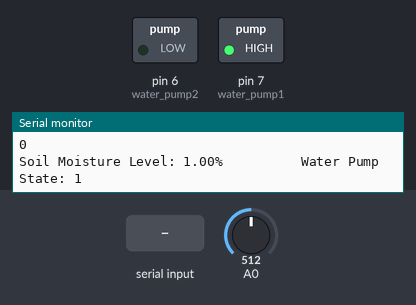
A sketch run on a simulated Arduino Uno, built with avr-gcc and run on an emulated ATmega328P. Shown: switched loads named in the sketch (green lamp = pin HIGH), the last lines printed to the serial monitor. Inputs (shaded band) come from the test bench; at power-on: A0 = 512.

Above: at 1.2 s.
1.3 s: A0 set to 301
4.3 s: A0 set to 266
At 5.4 s:
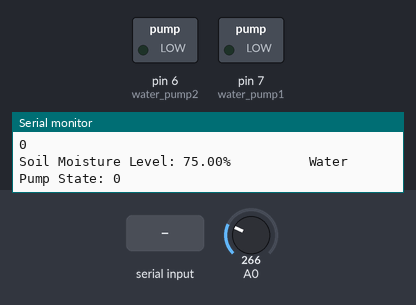
8.9 s: "1" received over the second serial link
At 9.4 s:
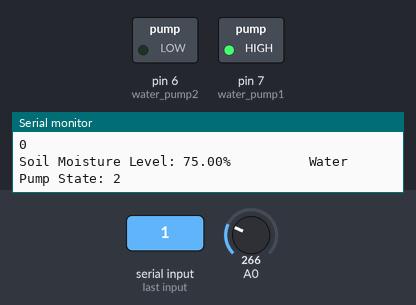
Timing chart, 0 to 11.9 s (numbered marks = the images above; inputs shaded):
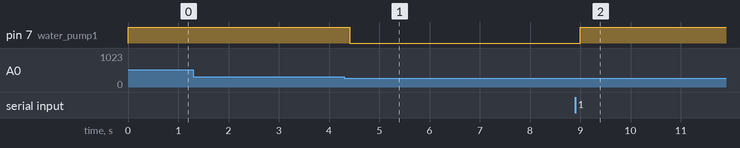

The sketch:

Auto_Irrigation_Project.ino
```cpp
#include <SoftwareSerial.h>

SoftwareSerial espSerial(2, 11);

int moisture_sensor1 = A0;
int water_pump1 = 7;
int water_pump2 = 6;
int moisture_sensor2 = A1;

enum pump {
  pumpOff = 0,
  pumpOn = 1,
  manualPumpOn = 2
};

pump state_1 = pumpOff;
pump state_2 = pumpOff;

void setup() {
  Serial.begin(9600);
  espSerial.begin(115200);
  espSerial.setTimeout(1);
  pinMode(water_pump1, OUTPUT);
  pinMode(water_pump2, OUTPUT);
}

String enumToString(pump &state) {
//  if (state == 0)
//    return "0";
//  if (state == 1)
//    return "1";
//  if (state == 2)
//    return "2";

  switch (state) {
    case 0:
      return "0";
      break;
    case 1:
      return "1";
      break;
    case 2:
      return "2";
      break;
    defualt:
      break;
  }
}

void loop() {
  irrigationSystem(water_pump1, moisture_sensor1, state_1);
}

void irrigationSystem(int digital_water_pump_port, int analog_moisture_sensor_port, pump &state){
  float moist_level_percent = 0;
  waterPumpSystem(digital_water_pump_port, analog_moisture_sensor_port, state, moist_level_percent);
  handleManualButtonPress(state);
  reportInfo(state, moist_level_percent);
  pumpOnOrOff(digital_water_pump_port, state);
}

void reportInfo(pump &state, float &moist_level_percent){
  Serial.print("Soil Moisture Level: ");
  Serial.print(moist_level_percent);
  Serial.print("%          ");
  Serial.print("Water Pump State: ");
  Serial.println(enumToString(state));

  String moistureAndPumpState = String(moist_level_percent) + "%" + enumToString(state);
  espSerial.println(moistureAndPumpState);
}

void handleManualButtonPress(pump &state) {
   Serial.println(espSerial.available());
  if(espSerial.available() > 0) {
    String inputFromEsp = espSerial.readString();
    Serial.println(inputFromEsp);
    // ?????????????????0?????????1?????
    char espButtonInput;
    for(int i = 0; i < inputFromEsp.length(); i++){
      if(inputFromEsp[i] == '0' || inputFromEsp[i] == '1')
        espButtonInput = inputFromEsp[i];
    }

    if(espButtonInput == '1'){
      Serial.println("PRESSED");
      state = manualPumpOn;
    } else if(espButtonInput == '0') {
      state = pumpOff;
      Serial.println("RELEASED");
    }
  }
  delay(1);
}

void waterPumpSystem(int digital_water_pump_port, int analog_moisture_sensor_number, pump &state, float &moist_level_percent) {

  // Calculating Moisture Level
  float moist_level_res = analogRead(analog_moisture_sensor_number);
  moist_level_percent = map(moist_level_res, 180, 515, 100, 0);


  // Running Water Pump Logic
  if(state != manualPumpOn) {
    float least_amount_water = 40;
    float most_amount_water = 69.99;
    if (moist_level_percent < least_amount_water) {
      state = pumpOn;
    } else if (state == pumpOn && moist_level_percent > least_amount_water && moist_level_percent < most_amount_water) {
      state = pumpOn;
    } else {
      state = pumpOff;
    };
  }

}

void pumpOnOrOff(int digital_water_pump_port, pump &state) {
  if (state == pumpOn || state == manualPumpOn) {
    digitalWrite(digital_water_pump_port, HIGH);
  } else {
    digitalWrite(digital_water_pump_port, LOW);
  };
}
```

Measured:
- the behaviour switches between 284 and 283 on A0 (found by bisection; images 0 and 1)
- after the input at 4.3 s, pin 7 (water_pump1): HIGH → LOW after 0.12 s
- after the input at 8.9 s, pin 7 (water_pump1): LOW → HIGH after 0.10 s
